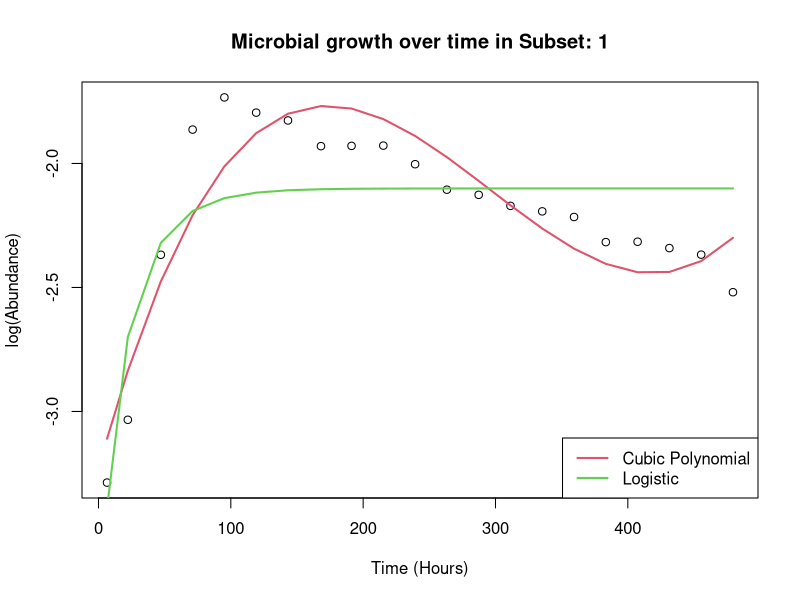
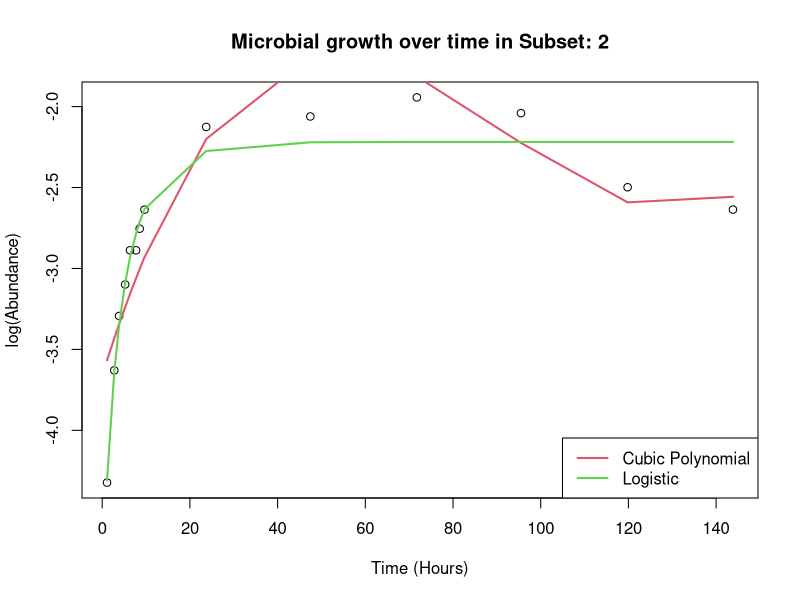
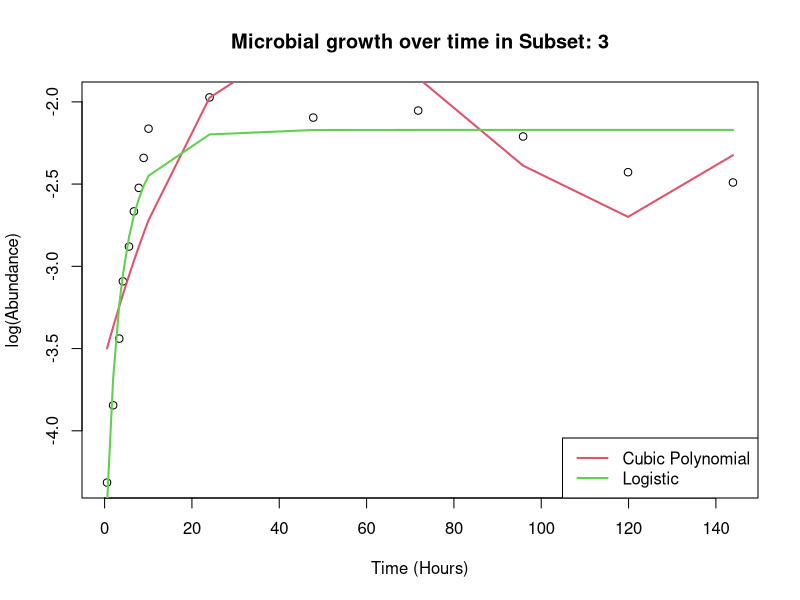
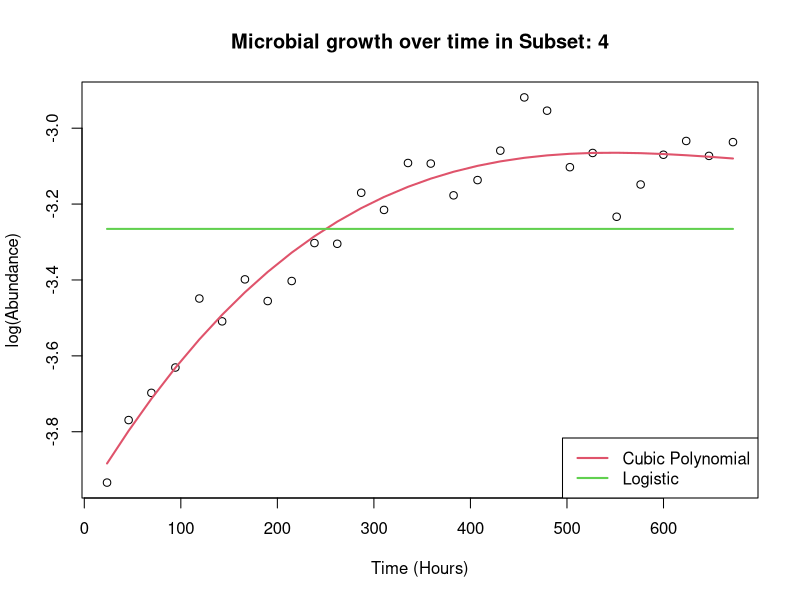
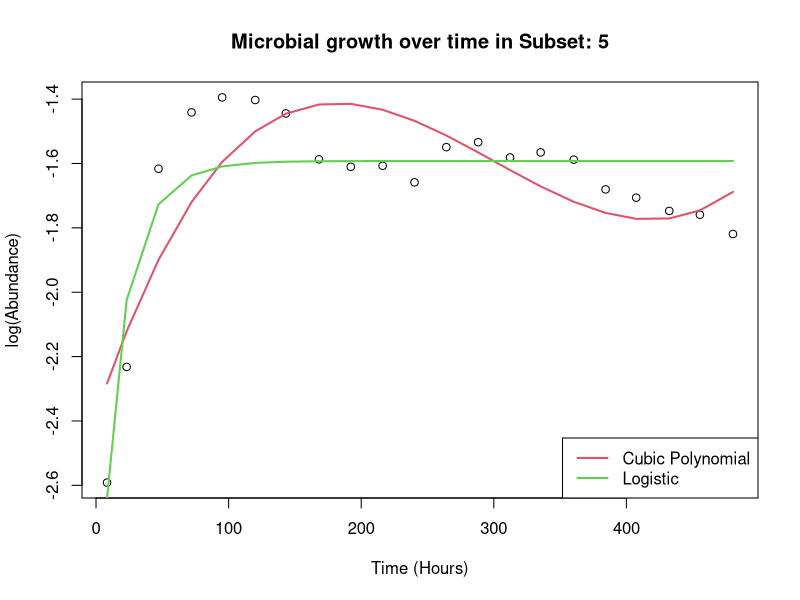
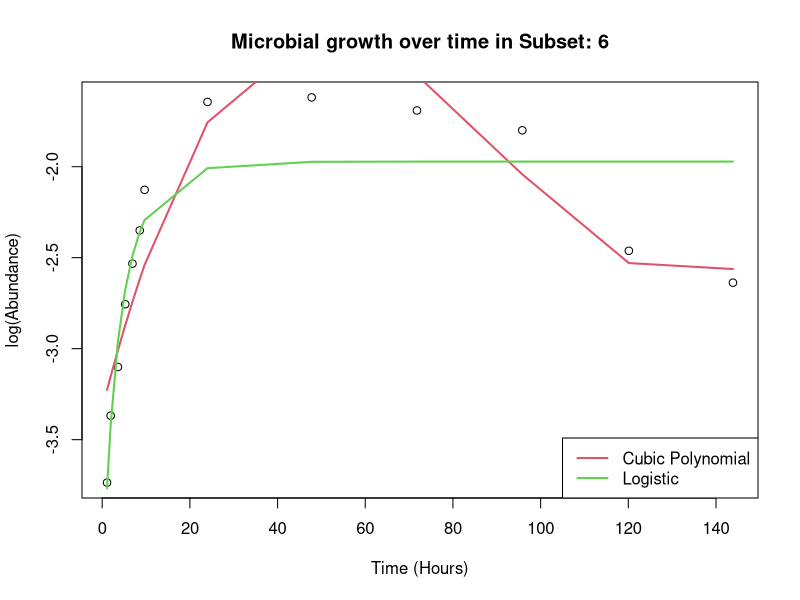
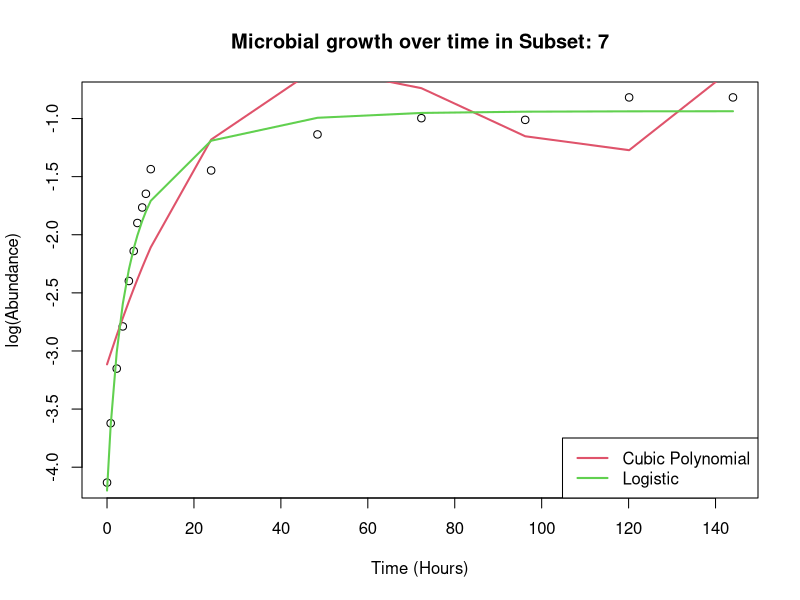
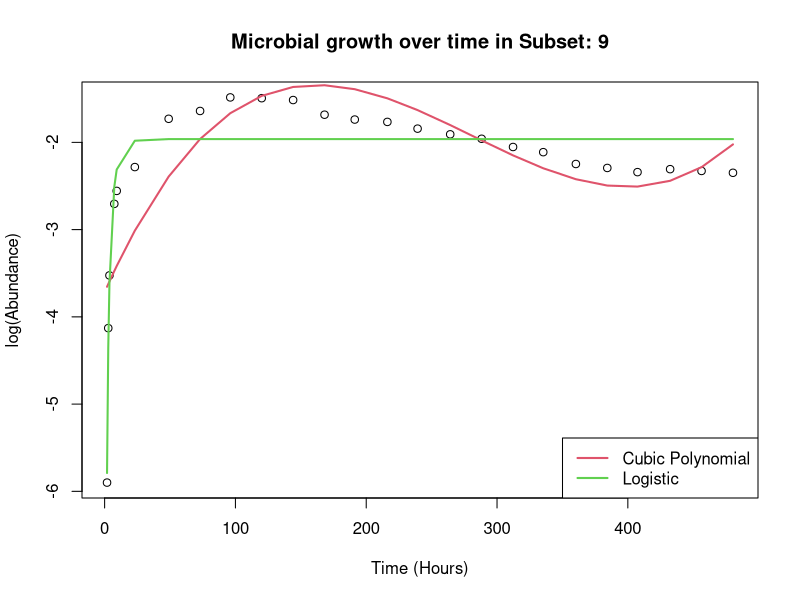

The R script that drew these images, in order: (Note: this script raises an error after producing the figures.)
###################
## Model Fitting ##
###################

#### import packages ####
require(minpack.lm)
require(tidyverse)

#### import data ####
MyData <- as.data.frame(read_csv("../data/ModifiedData.csv"))
MyData$ID <- as.factor(MyData$ID)

#### for loop version of subset, model and plot sections ####

## preallocation
ID <- rep(NA, nlevels(MyData$ID))
AICDiff <- rep(NA, nlevels(MyData$ID))
LowerAIC <- rep(NA, nlevels(MyData$ID))
SignifAIC <- rep(NA, nlevels(MyData$ID))
RSS_Cubic <- rep(NA, nlevels(MyData$ID))
RSS_Logistic <- rep(NA, nlevels(MyData$ID))
LowerRSS <- rep(NA, nlevels(MyData$ID))


for (i in 1:nlevels(MyData$ID)){
  ## subset
  subset1 <- subset(MyData,ID== i)
  subset1 <- subset1[order(subset1$Time),]
  # sort time column as ascending to fix plots
  
  
  ## models
  tryCatch(
    expr = {
      ########## CREATE MODELS ############
      # create cubic model
      cubicmodel <- lm(log(subset1$PopBio) ~ subset1$Time + I(subset1$Time^2) +I(subset1$Time^3))
      
      # create logistic model
      logistic1 <- function(t, r, K, N0){
        N0 * K * exp(r * t)/(K+N0 * (exp(r * t)-1))
      }

      logisticmodel <- nlsLM(log(subset1$PopBio)~logistic1(subset1$Time, r, K, N0), start=list(K=1, r=0.1, N0=0.1), data=subset1)
      

      ######### FIT MODELS ###########

      # open pdf
      pdf(paste("../plots/PlotID", i, ".pdf", sep=""))

      # plot data points
      # par(fig=c(0,1,0.1,1))
      plot(log(subset1$PopBio) ~ subset1$Time, main=paste("Microbial growth over time in Subset:", i), xlab = "Time (Hours)", ylab = "log(Abundance)")
      
      ########## CUBIC MODEL ############
      # CUBIC MODEL: get predicted values for model and input them into variable
      PredictedCubic <- predict(cubicmodel, data.frame(x=subset1$Time), interval='confidence', level=0.99)
      
      # CUBIC MODEL: use the first column of the variable to plot the model
      lines(subset1$Time, PredictedCubic[,1], col=2, lwd=2)
      

      
      ########## LOGISTIC MODEL ##########
      # LOGISTIC MODEL: get predicted values for model and input them into variable
      PredictedLogistic <- predict(logisticmodel, data.frame(x=subset1$Time))
      
      # # LOGISTIC MODEL: use the first column of the variable to plot the model
      lines(subset1$Time, PredictedLogistic, col=3, lwd=2)
      
      legend("bottomright", legend = c("Cubic Polynomial", "Logistic"), lwd=2, lty=1, col=2:3)
      
      # close pdf
      dev.off()
      message("Successfully executed the model for subset:", i)

      ID[i] <- i
      # save ID to ID variable
      
      #### statistical measures of model fit ####
      
      RSS_Cubic[i] <- sum(residuals(cubicmodel)^2)
        
      RSS_Logistic[i] <- sum(residuals(logisticmodel)^2)
      
      RSSResults <- c(RSS_Cubic[i], RSS_Logistic[i])
      
      if (which.min(RSSResults)==1){
        LowerRSS[i] <- "Cubic"
      }
      if (which.min(RSSResults)==2){
        LowerRSS[i] <- "Logistic"
      }
      
      
      AICResults <- c(AIC(cubicmodel), AIC(logisticmodel))
      
      AICDiff[i] <- abs(diff(AICResults))
      
      if (AICDiff[i]>=2){
        SignifAIC[i] <- TRUE
      } else {
        SignifAIC[i] <- FALSE
      }
      

      if (which.min(AICResults)==1){
        LowerAIC[i] <- "Cubic"
      }
      if (which.min(AICResults)==2){
        LowerAIC[i] <- "Logistic"
      }
      
      
    },
    error = function(e){
      message("Caught an error for subset:", i)
      print(e)
    },
    warning = function(w){
      message("Caught a warning for subset:", i)
      print(w)
    },
    finally = {
      # graphics.off()
      message('All done, quitting.')
    }
  )
}

### make analysis data frame

AnalysisDF <- data.frame(ID, LowerAIC, AICDiff, SignifAIC, RSS_Cubic, RSS_Logistic, LowerRSS)
AnalysisDF <- na.omit(AnalysisDF)

#### export results ####

write.csv(AnalysisDF, "../results/Analysis.csv", row.names = FALSE)

# export results for final plotting script
